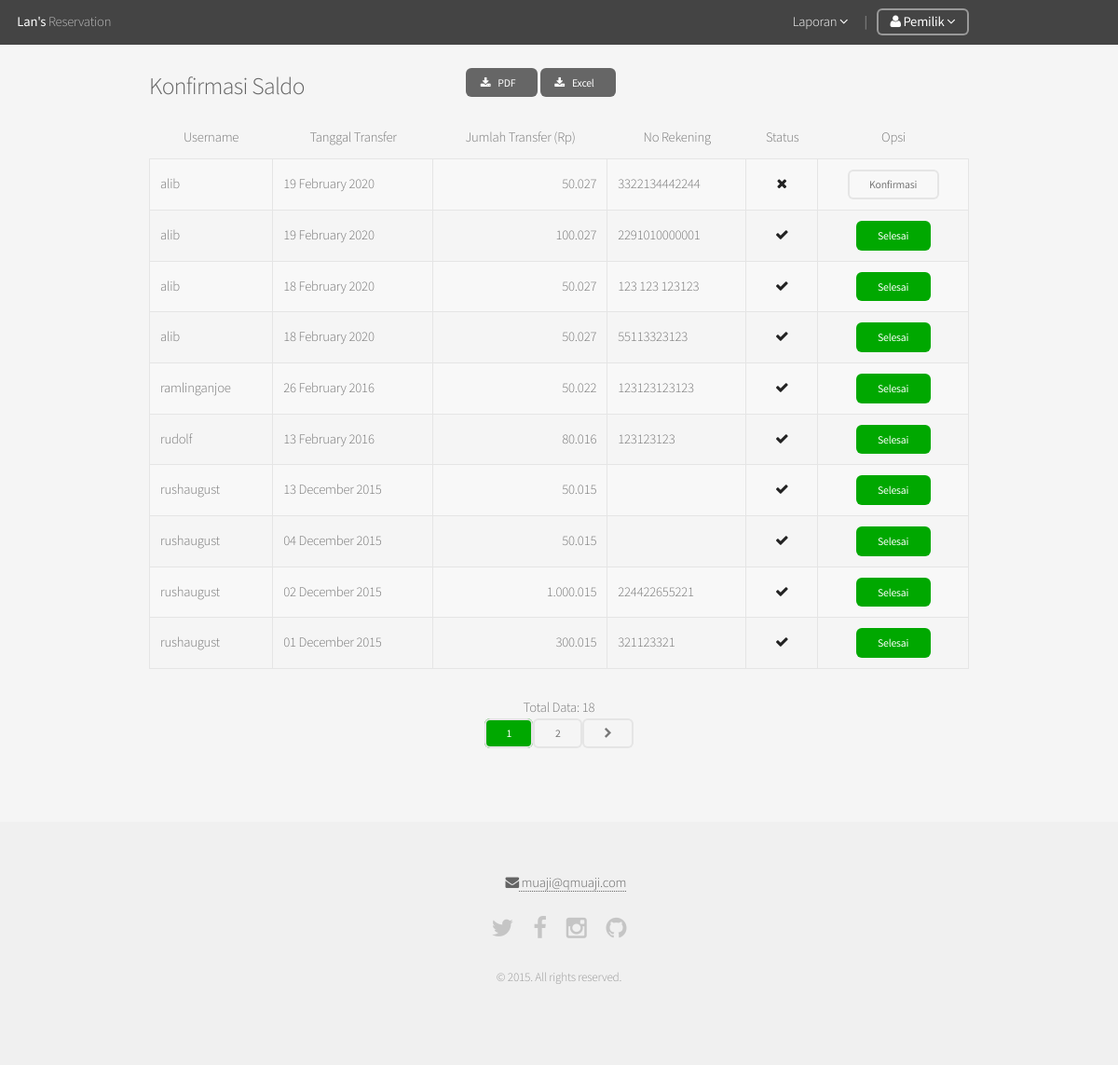
Screenshot of /a_konfirm1.php (signed in) with the database file from the repository.
### tables this page shows
CREATE TABLE `deposit` (
  `deposit_id` bigint(20) UNSIGNED NOT NULL,
  `user_id` bigint(20) UNSIGNED NOT NULL,
  `trans_date` date NOT NULL,
  `add_saldo` int(10) UNSIGNED NOT NULL,
  `no_rek` varchar(50) NOT NULL,
  `user_confirm` tinyint(2) UNSIGNED NOT NULL DEFAULT '0',
  `admin_confirm` tinyint(2) UNSIGNED NOT NULL DEFAULT '0'
);

CREATE TABLE `users` (
  `user_id` bigint(20) UNSIGNED NOT NULL,
  `saldo` int(11) UNSIGNED DEFAULT '0',
  `email` varchar(50) NOT NULL,
  `username` varchar(16) DEFAULT NULL,
  `active` tinyint(2) NOT NULL DEFAULT '0',
  `join_date` timestamp NOT NULL DEFAULT CURRENT_TIMESTAMP,
  `first_name` varchar(32) DEFAULT NULL,
  `last_name` varchar(32) DEFAULT NULL,
  `tlp` varchar(16) DEFAULT NULL,
  `address` text,
  `img` tinytext,
  `type` tinyint(2) NOT NULL DEFAULT '0',
  `email_code` varchar(64) DEFAULT NULL,
  `password` varchar(64) NOT NULL
);

### core/functions/general.php (called while the page is built, shortened)
<?php
function rupiah($angka) {
    return number_format($angka,0,',','.');
}

### a_konfirm1.php (the view, shortened to what this page needs)
<?php
include 'includes/_header.php';
$batas		= 10;
if (isset($_GET['page'])) $noPage = $_GET['page'];
	else $noPage = 1;
$offset=($noPage - 1) * $batas;
if(isset($_POST['cari'])){
  	$cari 		= trim($_POST['cari']);
	$konfirmasi = mysql_query("SELECT * FROM deposit, users WHERE users.user_id=deposit.user_id AND no_rek LIKE '%$cari%' ORDER BY trans_date DESC LIMIT $offset, $batas ");
    $q     	  	= mysql_query("SELECT COUNT(deposit_id) FROM deposit WHERE  no_rek LIKE '%$cari%' ORDER BY trans_date DESC");
	?>		<?php
}else{
	$konfirmasi = mysql_query("SELECT * FROM deposit, users WHERE users.user_id=deposit.user_id ORDER BY trans_date DESC LIMIT $offset, $batas ") or die (mysql_error());
	$q 			= mysql_query("SELECT COUNT(deposit_id) from deposit");
}
?>
<div id="main" style="margin-top:-30px" class="container">
	<div class="row">
		<div class="3u 12u(narrower)">
		<h3>Konfirmasi 	Saldo</h3>
		</div>
		<div align="right" class="4u 12u(narrower)">
			<a href="produk_pdf.php" class="button small icon fa-download"> PDF</a>
			<a href="produk_xls.php" class="button small icon fa-download"> Excel</a>
		</div>
	</div>
	<div class="table wrapper">
		<table class="alt">
			<thead>
				<tr align="center">
					<td>Username</td>
					<td>Tanggal Transfer</td>
					<td>Jumlah Transfer (Rp)</td>
					<td>No Rekening</td>
					<td>Status</td>
					<td>Opsi</td>
				</tr>
			</thead>
			<tbody>
		<?php
		while($row = mysql_fetch_assoc($konfirmasi)){
		?>
			<tr>
				<td><?php empty($row['username']) ? $p = $row['email'] : $p = $row['username']; echo $p ?></td>
				<td><?php echo date('d F Y', strtotime($row['trans_date'])) ?></td>
				<td align="right"><?php echo rupiah($row['add_saldo']) ?></td>
				<td><?php echo $row['no_rek'] ?></td>
				<td align="center"><?php $row['admin_confirm']==1 ? $k ="<b class='icon fa-check'></b>" : $k ="<b class='icon fa-close'></b>"; echo $k?></td>
				<td align="center"><?php $row['admin_confirm']==1 ? $k ="<a href='#' class='button special small'>Selesai</a>" : $k ="<a href='a_konfirm1.php?k=$row[deposit_id]' class='button alt small'>Konfirmasi</a>"; echo $k?></td>
			</tr>
		<?php
		}
		?>
			</tbody>
		</table>
		<div align="center" class="12u">
			<?php
		 	$jml 		= mysql_fetch_array($q);
		  	$jmlData	= $jml[0];
		  	$jmlPage	= ceil($jmlData / $batas);
		  	echo "Total Data: ".$jmlData."<br>";
			  for($i=1; $i <= $jmlPage; $i++){
			    if ((($i >= $noPage - $batas) && ($i <= $noPage + $batas)) || ($i == 1)  || $i == $jmlPage){
			      if($i==$noPage) echo "<a class='button special alt small'>$i</a>";
			      else echo "<a class='button alt small' href=".$_SERVER['PHP_SELF']."?page=".$i." > ".$i."</a>";
			    }
			}
			if ($noPage < $jmlPage) echo "<a class='button alt small' href=$_SERVER[PHP_SELF]?page=".($noPage+1)."><span class='icon fa-chevron-right'></span></a>";
			?>
		</div>
	</div>
</div>
<?php include 'includes/_footer.php' ?>

### rows the page displays
deposit: user.username "alib", trans_date "19 February 2020", add_saldo "50.027", no_rek "3322134442244"
deposit: user.username "alib", trans_date "19 February 2020", add_saldo "100.027", no_rek "2291010000001"
deposit: user.username "alib", trans_date "18 February 2020", add_saldo "50.027", no_rek "123 123 123123"
deposit: user.username "alib", trans_date "18 February 2020", add_saldo "50.027", no_rek "55113323123"
deposit: user.username "ramlinganjoe", trans_date "26 February 2016", add_saldo "50.022", no_rek "123123123123"
deposit: user.username "rudolf", trans_date "13 February 2016", add_saldo "80.016", no_rek "123123123"
deposit: user.username "rushaugust", trans_date "13 December 2015", add_saldo "50.015"
deposit: user.username "rushaugust", trans_date "04 December 2015", add_saldo "50.015"
deposit: user.username "rushaugust", trans_date "02 December 2015", add_saldo "1.000.015", no_rek "224422655221"
deposit: user.username "rushaugust", trans_date "01 December 2015", add_saldo "300.015", no_rek "321123321"

### other values shown
$jmlData "18"
